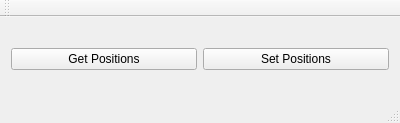
<?xml version="1.0" encoding="UTF-8"?>
<ui version="4.0">
 <class>MainWindow</class>
 <widget class="QMainWindow" name="MainWindow">
  <property name="geometry">
   <rect>
    <x>0</x>
    <y>0</y>
    <width>400</width>
    <height>123</height>
   </rect>
  </property>
  <property name="windowTitle">
   <string>MainWindow</string>
  </property>
  <widget class="QWidget" name="centralWidget">
   <layout class="QHBoxLayout" name="horizontalLayout">
    <item>
     <widget class="QPushButton" name="pushButton">
      <property name="text">
       <string>Get Positions</string>
      </property>
     </widget>
    </item>
    <item>
     <widget class="QPushButton" name="pushButton_2">
      <property name="text">
       <string>Set Positions</string>
      </property>
     </widget>
    </item>
   </layout>
  </widget>
  <widget class="QMenuBar" name="menuBar">
   <property name="geometry">
    <rect>
     <x>0</x>
     <y>0</y>
     <width>400</width>
     <height>21</height>
    </rect>
   </property>
  </widget>
  <widget class="QToolBar" name="mainToolBar">
   <attribute name="toolBarArea">
    <enum>TopToolBarArea</enum>
   </attribute>
   <attribute name="toolBarBreak">
    <bool>false</bool>
   </attribute>
  </widget>
  <widget class="QStatusBar" name="statusBar"/>
 </widget>
 <layoutdefault spacing="6" margin="11"/>
 <resources/>
 <connections/>
</ui>
